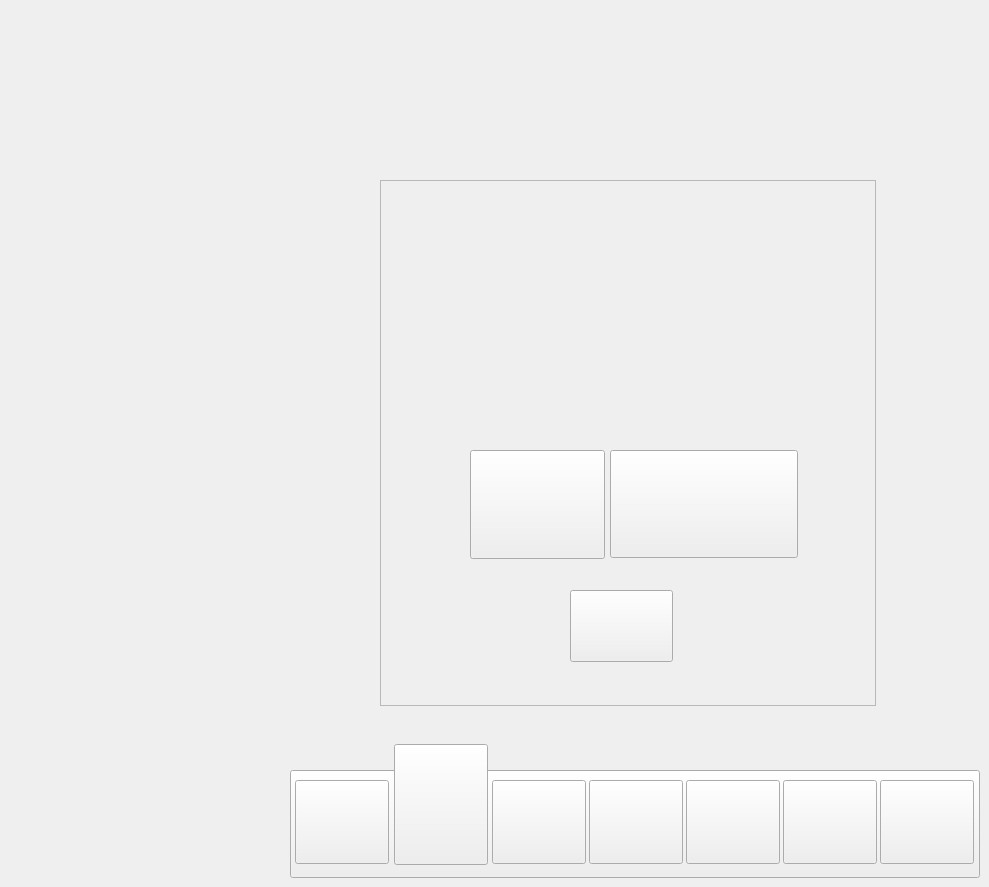
     <widget class="QWidget" name="DelaySetting06">
      <property name="styleSheet">
       <string notr="true">#DelaySetting06{

        border-image: url(:/PNG/New BG 2.jpg);
}</string>
      </property>
      <widget class="QPushButton" name="RS_DS06">
       <property name="geometry">
        <rect>
         <x>492</x>
         <y>780</y>
         <width>94</width>
         <height>84</height>
        </rect>
       </property>
       <property name="styleSheet">
        <string notr="true">border-image: url(:/PNG/Asset 9.png);</string>
       </property>
       <property name="text">
        <string/>
       </property>
      </widget>
      <widget class="QPushButton" name="M_DS06">
       <property name="geometry">
        <rect>
         <x>589</x>
         <y>780</y>
         <width>94</width>
         <height>84</height>
        </rect>
       </property>
       <property name="styleSheet">
        <string notr="true">border-image: url(:/PNG/Asset 10.png);</string>
       </property>
       <property name="text">
        <string/>
       </property>
      </widget>
      <widget class="QPushButton" name="ES_107">
       <property name="geometry">
        <rect>
         <x>783</x>
         <y>780</y>
         <width>94</width>
         <height>84</height>
        </rect>
       </property>
       <property name="styleSheet">
        <string notr="true">border-image: url(:/PNG/Asset 12.png);</string>
       </property>
       <property name="text">
        <string/>
       </property>
      </widget>
      <widget class="QPushButton" name="DS_DS06">
       <property name="geometry">
        <rect>
         <x>394</x>
         <y>744</y>
         <width>94</width>
         <height>121</height>
        </rect>
       </property>
       <property name="styleSheet">
        <string notr="true">border-image: url(:/PNG/efr.png);</string>
       </property>
       <property name="text">
        <string/>
       </property>
      </widget>
      <widget class="QPushButton" name="NS_DS06">
       <property name="geometry">
        <rect>
         <x>686</x>
         <y>780</y>
         <width>94</width>
         <height>84</height>
        </rect>
       </property>
       <property name="styleSheet">
        <string notr="true">border-image: url(:/PNG/Asset 11.png);</string>
       </property>
       <property name="text">
        <string/>
       </property>
      </widget>
      <widget class="QPushButton" name="SS_DS06">
       <property name="geometry">
        <rect>
         <x>880</x>
         <y>780</y>
         <width>94</width>
         <height>84</height>
        </rect>
       </property>
       <property name="styleSheet">
        <string notr="true">border-image: url(:/PNG/Asset 13.png);</string>
       </property>
       <property name="text">
        <string/>
       </property>
      </widget>
      <widget class="QPushButton" name="OS_DS06">
       <property name="geometry">
        <rect>
         <x>295</x>
         <y>780</y>
         <width>94</width>
         <height>84</height>
        </rect>
       </property>
       <property name="styleSheet">
        <string notr="true">border-image: url(:/PNG/Asset 7.png);</string>
       </property>
       <property name="text">
        <string/>
       </property>
      </widget>
      <widget class="QPushButton" name="SolidBG_12">
       <property name="geometry">
        <rect>
         <x>290</x>
         <y>770</y>
         <width>690</width>
         <height>108</height>
        </rect>
       </property>
       <property name="styleSheet">
        <string notr="true">border-image: url(:/PNG/Asset 2.png);</string>
       </property>
       <property name="text">
        <string/>
       </property>
      </widget>
      <widget class="QFrame" name="frame_82">
       <property name="geometry">
        <rect>
         <x>380</x>
         <y>180</y>
         <width>496</width>
         <height>526</height>
        </rect>
       </property>
       <property name="styleSheet">
        <string notr="true">#frame_82{
border-image: url(:/PNG/Asset 28.png);
}</string>
       </property>
       <property name="frameShape">
        <enum>QFrame::Shape::StyledPanel</enum>
       </property>
       <property name="frameShadow">
        <enum>QFrame::Shadow::Raised</enum>
       </property>
       <widget class="QPushButton" name="FL2_Static_5">
        <property name="geometry">
         <rect>
          <x>90</x>
          <y>270</y>
          <width>135</width>
          <height>109</height>
         </rect>
        </property>
        <property name="styleSheet">
         <string notr="true">#FL2_Static_5{


        border-image: url(:/Image/aaaa.png);
}</string>
        </property>
        <property name="text">
         <string/>
        </property>
       </widget>
       <widget class="QPushButton" name="Stopped_Static_4">
        <property name="geometry">
         <rect>
          <x>230</x>
          <y>270</y>
          <width>188</width>
          <height>108</height>
         </rect>
        </property>
        <property name="styleSheet">
         <string notr="true">#Stopped_Static_4{
border-image: url(:/PNG/Asset 27.png);
}</string>
        </property>
        <property name="text">
         <string/>
        </property>
       </widget>
       <widget class="QPushButton" name="Next_DS_FL">
        <property name="geometry">
         <rect>
          <x>190</x>
          <y>410</y>
          <width>103</width>
          <height>72</height>
         </rect>
        </property>
        <property name="styleSheet">
         <string notr="true">#Next_DS_FL{
border-image: url(:/PNG/Asset 20.png);
}</string>
        </property>
        <property name="text">
         <string/>
        </property>
       </widget>
      </widget>
      <zorder>SolidBG_12</zorder>
      <zorder>RS_DS06</zorder>
      <zorder>M_DS06</zorder>
      <zorder>ES_107</zorder>
      <zorder>DS_DS06</zorder>
      <zorder>NS_DS06</zorder>
      <zorder>SS_DS06</zorder>
      <zorder>OS_DS06</zorder>
      <zorder>frame_82</zorder>
     </widget>
